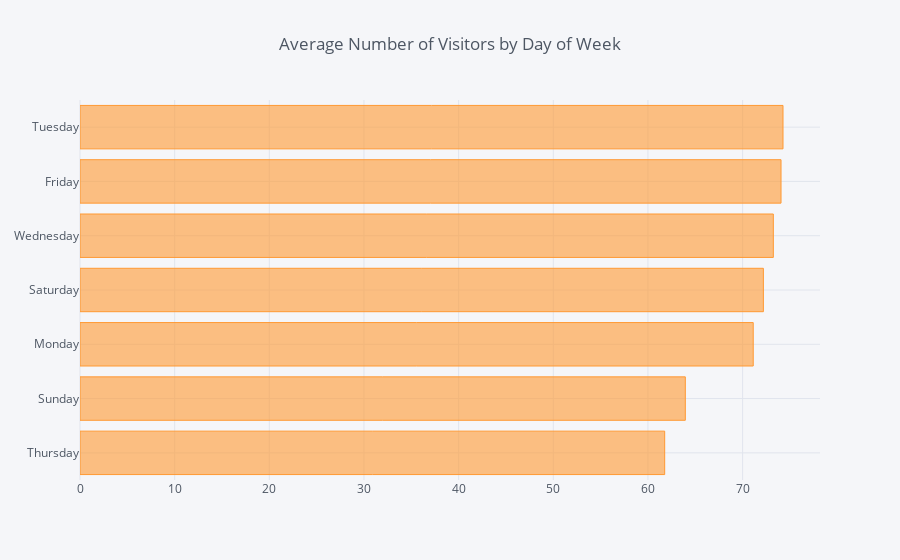

The notebook cell saved with this chart:
### Code cell
avg_weekdays.mean().sort_values().iplot(kind='barh', title='Average Number of Visitors by Day of Week')

### Figure 1 — Plotly figure (JSON) as saved in the notebook; plotly's stock layout.template omitted (floating-point values rounded to 4 significant figures)
{"data": [{"marker": {"color": "rgba(255, 153, 51, 0.6)", "line": {"color": "rgba(255, 153, 51, 1.0)", "width": 1}}, "name": "None", "orientation": "h", "text": "", "type": "bar", "uid": "2ee100ed-13ea-44c4-b0ed-235f7b215fe8", "x": [61.77, 63.95, 71.12, 72.19, 73.24, 74.06, 74.27], "y": ["Thursday", "Sunday", "Monday", "Saturday", "Wednesday", "Friday", "Tuesday"]}], "layout": {"autosize": true, "legend": {"bgcolor": "#F5F6F9", "font": {"color": "#4D5663"}}, "paper_bgcolor": "#F5F6F9", "plot_bgcolor": "#F5F6F9", "title": {"font": {"color": "#4D5663"}, "text": "Average Number of Visitors by Day of Week"}, "xaxis": {"autorange": true, "gridcolor": "#E1E5ED", "range": [0, 78.18], "showgrid": true, "tickfont": {"color": "#4D5663"}, "title": {"font": {"color": "#4D5663"}, "text": ""}, "type": "linear", "zerolinecolor": "#E1E5ED"}, "yaxis": {"autorange": true, "gridcolor": "#E1E5ED", "range": [-0.5, 6.5], "showgrid": true, "tickfont": {"color": "#4D5663"}, "title": {"font": {"color": "#4D5663"}, "text": ""}, "type": "category", "zerolinecolor": "#E1E5ED"}}}
